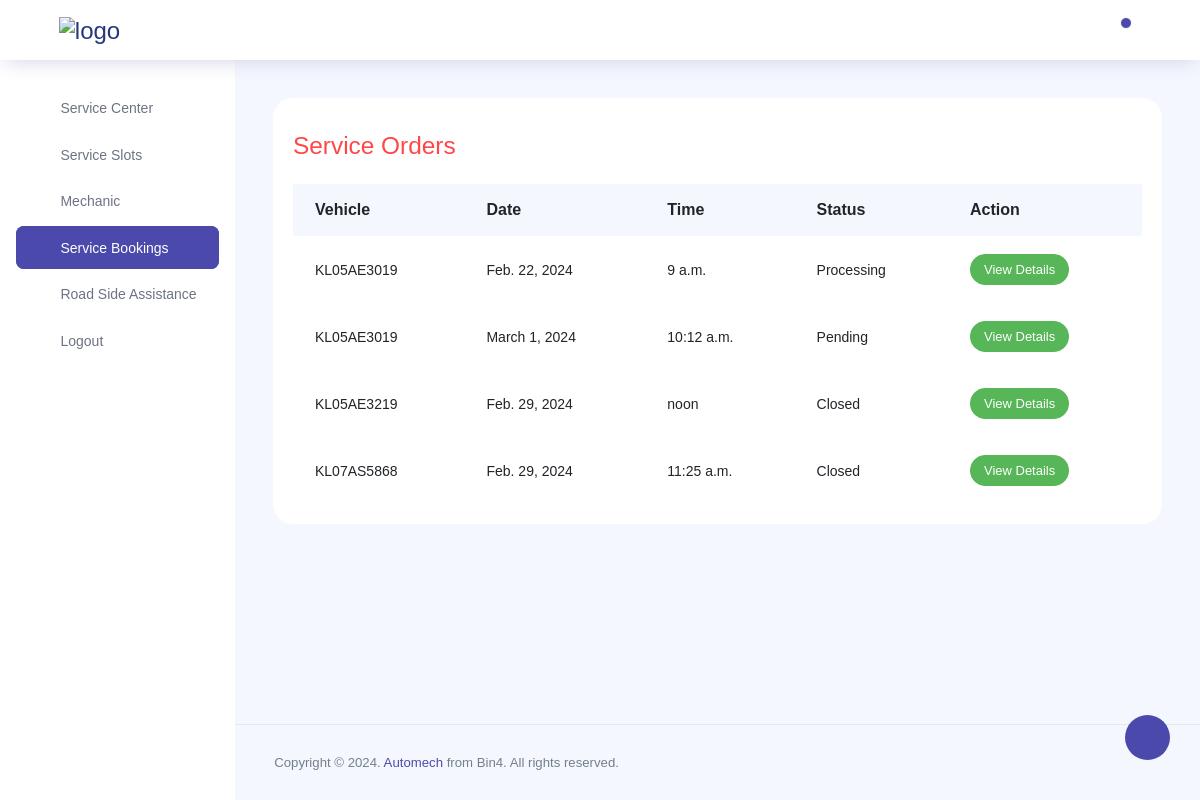
Before: /manager/service/booking/ (signed in) with the older database file.
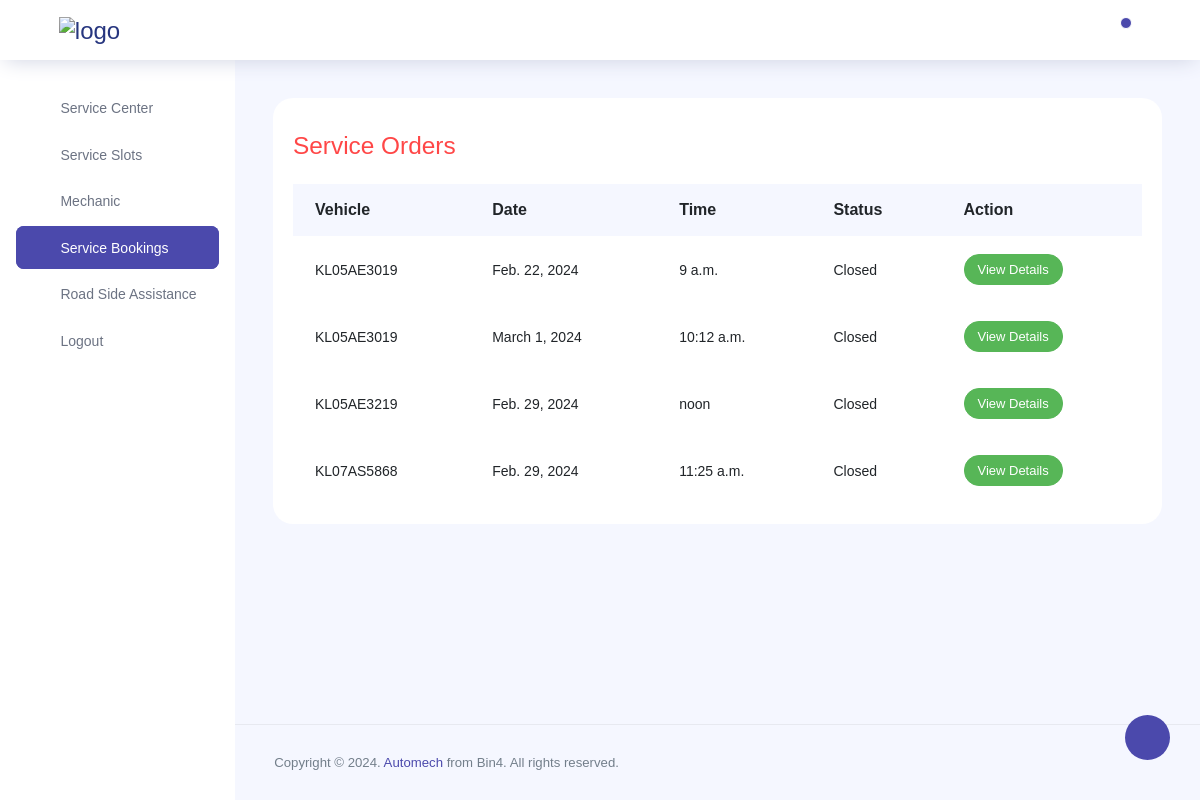
After: the same page with the newer database file.
### client/models.py (models this page shows, shortened)
class ServiceOrder(models.Model):
    STATUS_CHOICES = (
        ('on hold', 'On hold'),
        ('pending', 'Pending'),
        ('processing', 'Processing'),
        ('completed', 'Completed'),
        ('cancelled', 'Cancelled'),
        ('closed', 'Closed'),
    )
    vehicle = models.ForeignKey(Vehicleinfo, on_delete=models.CASCADE)
    service_center = models.ForeignKey(ServiceCenter, on_delete=models.CASCADE)
    date = models.DateField()
    time = models.TimeField()
    slug = models.SlugField(unique=True, default=uuid.uuid4, editable=False, max_length=36)
    status = models.CharField(max_length=20, choices=STATUS_CHOICES, default='on hold')
    service_slot = models.ForeignKey(ServicesSlots, on_delete=models.SET_NULL, null=True, blank=True)
    razorpay_payment_id=models.CharField(max_length=100,null=True,blank=True)
    razorpay_order_id=models.CharField(max_length=100, null=True,blank=True)
    razorpay_signature=models.CharField(max_length=100, null=True,blank=True)
    price = models.DecimalField(max_digits=10, decimal_places=2,null=True,blank=True)

class Vehicleinfo(models.Model):
    client = models.ForeignKey(User, on_delete=models.CASCADE)
    model_variant = models.ForeignKey(ModelVariant, on_delete=models.CASCADE)
    vehicle_Regno = models.CharField(max_length=20, unique=True)

### client/manager_views.py (the view)
# urls.py: path('service/booking/',views.manager_bookings,name="manager_booking"),
@manager_required
def manager_bookings(request):
    user = request.user
    center = ServiceCenter.objects.get(manager = user)
    service_orders = ServiceOrder.objects.filter(service_center=center)
    order_items =ServiceOrderItem.objects.all()
    active_service_slots = ServicesSlots.objects.filter(service_center=center,allocated_mech__isnull=False)
    print(active_service_slots)
    context = {
        'service_orders': service_orders,
        'orderitems' : order_items,
        'active_service_slots':active_service_slots
    }
    return render(request, 'manager/manager_booking.html',context)

### client/models.py (called while the page is built)
    def __str__(self):
        return self.make_name

    def __str__(self):
        return f"{self.model.model_name} - {self.variant_name}"

    def __str__(self):
        return self.service_name

    def __str__(self):
        return f"{self.slotname} - {self.service_center.place} - {self.allocated_mech.get_full_name()} - {self.status}"

### templates/manager/manager_booking.html (shortened to what this page needs)
{% extends 'manager/managerbase.html' %}
{% block content %}
  {% load static %}
  <div class="row">
    <div class="col-md-12 grid-margin stretch-card">
      <div class="card">
        <div class="card-body">
          <h3 class="text-danger mt-3">Service Orders</h3>
          <br />
          {% if service_orders %}
            <table class="table table-striped table-borderless">
              <tr>
                <th scope="col">Vehicle</th>
                <th scope="col">Date</th>
                <th scope="col">Time</th>
                <th scope="col">Status</th>
                <th scope="col">Action</th>
              </tr>
              {% for service_order in service_orders %}
                <tr>
                  <td>{{ service_order.vehicle.vehicle_Regno }}</td>
                  <td>{{ service_order.date }}</td>
                  <td>{{ service_order.time }}</td>
                  <td>
                    {{ service_order.status.capitalize }}
                  </td>
                  <td data-toggle="collapse" data-target="#details{{ service_order.slug }}" class="clickable">
                    <button class="btn btn-success btn-sm">View Details</button>
                  </td>
                </tr>
              {% endfor %}
            </table>
          {% endif %}
        </div>
      </div>
    </div>
  </div>
{% endblock %}

Changed rows visible on the page:
changed ServiceOrder "Feb. 22, 2024": status "Processing" → "Closed"
changed ServiceOrder "March 1, 2024": status "Pending" → "Closed"
